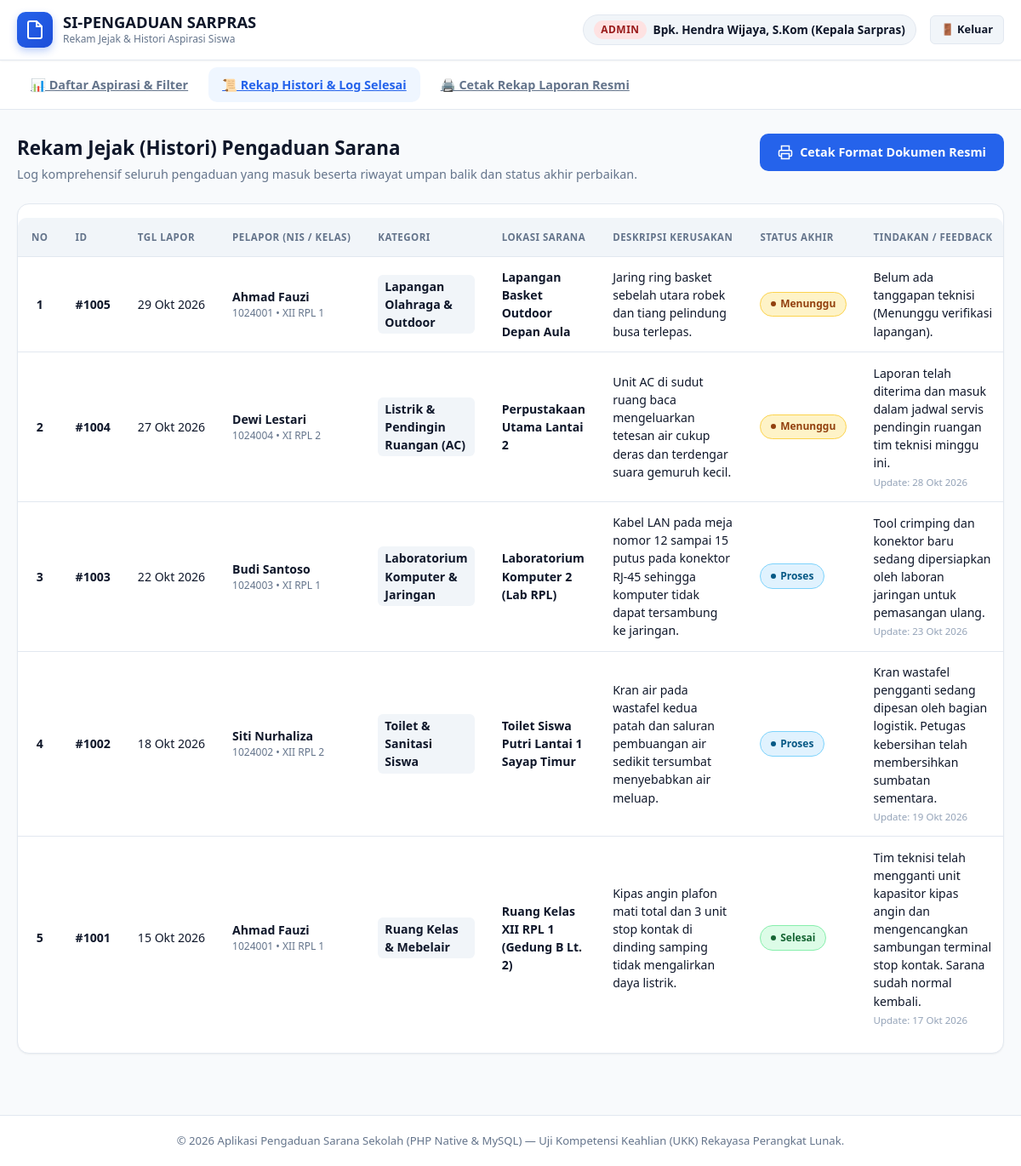
/admin_histori.php (signed in), run on the app's committed database.
### tables this page shows
CREATE TABLE `input_aspirasi` (
  `id_pelaporan` INT(11) NOT NULL AUTO_INCREMENT,
  `nis` INT(11) NOT NULL,
  `id_kategori` INT(11) NOT NULL,
  `lokasi` VARCHAR(150) NOT NULL,
  `ket` TEXT NOT NULL,
  `tanggal_pelaporan` DATE NOT NULL,
  PRIMARY KEY (`id_pelaporan`),
  KEY `fk_input_siswa` (`nis`),
  KEY `fk_input_kategori` (`id_kategori`),
  CONSTRAINT `fk_input_siswa` FOREIGN KEY (`nis`) REFERENCES `siswa` (`nis`) ON DELETE CASCADE ON UPDATE CASCADE,
  CONSTRAINT `fk_input_kategori` FOREIGN KEY (`id_kategori`) REFERENCES `kategori` (`id_kategori`) ON UPDATE CASCADE
);

CREATE TABLE `siswa` (
  `nis` INT(11) NOT NULL,
  `nama` VARCHAR(100) NOT NULL,
  `kelas` VARCHAR(20) NOT NULL,
  PRIMARY KEY (`nis`)
);

CREATE TABLE `kategori` (
  `id_kategori` INT(11) NOT NULL AUTO_INCREMENT,
  `ket_kategori` VARCHAR(100) NOT NULL,
  PRIMARY KEY (`id_kategori`)
);

CREATE TABLE `aspirasi` (
  `id_aspirasi` INT(11) NOT NULL AUTO_INCREMENT,
  `id_pelaporan` INT(11) NOT NULL,
  `status` ENUM('Menunggu', 'Proses', 'Selesai') NOT NULL DEFAULT 'Menunggu',
  `id_kategori` INT(11) NOT NULL,
  `feedback` TEXT DEFAULT NULL,
  `tanggal_feedback` DATE DEFAULT NULL,
  PRIMARY KEY (`id_aspirasi`),
  KEY `fk_aspirasi_pelaporan` (`id_pelaporan`),
  KEY `fk_aspirasi_kategori` (`id_kategori`),
  CONSTRAINT `fk_aspirasi_pelaporan` FOREIGN KEY (`id_pelaporan`) REFERENCES `input_aspirasi` (`id_pelaporan`) ON DELETE CASCADE ON UPDATE CASCADE,
  CONSTRAINT `fk_aspirasi_kategori` FOREIGN KEY (`id_kategori`) REFERENCES `kategori` (`id_kategori`) ON UPDATE CASCADE
);

### admin_histori.php (the view, shortened to what this page needs)
<?php
require_once "koneksi.php";
$nama_petugas = $_SESSION['nama_petugas'] ?? 'Administrator Sarpras';
$sql_histori = "
    SELECT
        ia.id_pelaporan,
        ia.nis,
        s.nama AS nama_siswa,
        s.kelas,
        ia.lokasi,
        ia.ket,
        ia.tanggal_pelaporan,
        k.ket_kategori,
        COALESCE(a.status, 'Menunggu') AS status,
        COALESCE(a.feedback, '-') AS feedback,
        a.tanggal_feedback
    FROM input_aspirasi ia
    JOIN siswa s ON ia.nis = s.nis
    JOIN kategori k ON ia.id_kategori = k.id_kategori
    LEFT JOIN aspirasi a ON ia.id_pelaporan = a.id_pelaporan
    ORDER BY ia.id_pelaporan DESC
";
$res_histori = mysqli_query($conn, $sql_histori);
$total_data = mysqli_num_rows($res_histori);
?>
<!DOCTYPE html>
<html lang="id">
<head>
    <link rel="stylesheet" href="css/style.css">
</head>
<body>
    <header class="site-header">
        <div class="container">
            <nav class="navbar">
                <div class="brand">
                    <div class="brand-icon">
                        <svg width="24" height="24" viewBox="0 0 24 24" fill="none" stroke="currentColor" stroke-width="2">
                            <path d="M14 2H6a2 2 0 0 0-2 2v16a2 2 0 0 0 2 2h12a2 2 0 0 0 2-2V8z"></path>
                            <polyline points="14 2 14 8 20 8"></polyline>
                        </svg>
                    </div>
                    <div class="brand-text">
                        <h1>SI-PENGADUAN SARPRAS</h1>
                        <p>Rekam Jejak & Histori Aspirasi Siswa</p>
                    </div>
                </div>
                <div class="nav-actions">
                    <div class="role-pill">
                        <span class="role-badge admin">ADMIN</span>
                        <span style="font-weight: 600;"><?= htmlspecialchars($nama_petugas) ?></span>
                    </div>
                    <a href="logout.php" class="btn btn-secondary btn-sm">🚪 Keluar</a>
                </div>
            </nav>
        </div>
    </header>
    <div class="app-tabs-wrapper no-print">
        <div class="container">
            <ul class="app-tabs">
                <li><a href="admin_dashboard.php" class="tab-btn">📊 Daftar Aspirasi & Filter</a></li>
                <li><a href="admin_histori.php" class="tab-btn active">📜 Rekap Histori & Log Selesai</a></li>
                <li><a href="cetak_laporan.php" target="_blank" class="tab-btn">🖨️ Cetak Rekap Laporan Resmi</a></li>
            </ul>
        </div>
    </div>
    <main class="main-content">
        <div class="container">
            <div class="section-header">
                <div>
                    <h2>Rekam Jejak (Histori) Pengaduan Sarana</h2>
                    <p>Log komprehensif seluruh pengaduan yang masuk beserta riwayat umpan balik dan status akhir perbaikan.</p>
                </div>
                <div>
                    <a href="cetak_laporan.php" target="_blank" class="btn btn-primary">
                        <svg width="18" height="18" viewBox="0 0 24 24" fill="none" stroke="currentColor" stroke-width="2">
                            <polyline points="6 9 6 2 18 2 18 9"></polyline>
                            <path d="M6 18H4a2 2 0 0 1-2-2v-5a2 2 0 0 1 2-2h16a2 2 0 0 1 2 2v5a2 2 0 0 1-2 2h-2"></path>
                            <rect x="6" y="14" width="12" height="8"></rect>
                        </svg>
                        Cetak Format Dokumen Resmi
                    </a>
                </div>
            </div>
            <div class="card" style="padding: 1rem 0;">
                <div class="table-responsive" style="border: none;">
                    <table class="data-table">
                        <thead>
                            <tr>
                                <th style="width: 45px; text-align: center;">No</th>
                                <th>ID</th>
                                <th>Tgl Lapor</th>
                                <th>Pelapor (NIS / Kelas)</th>
                                <th>Kategori</th>
                                <th>Lokasi Sarana</th>
                                <th>Deskripsi Kerusakan</th>
                                <th>Status Akhir</th>
                                <th>Tindakan / Feedback</th>
                            </tr>
                        </thead>
                        <tbody>
                            <?php if ($total_data === 0): ?>
                                <tr>
                                    <td colspan="9" class="empty-state" style="padding: 3rem;">
                                        <div class="empty-state-icon">📭</div>
                                        <h4>Belum ada rekaman histori pengaduan.</h4>
                                    </td>
                                </tr>
                            <?php else: ?>
                                <?php $no = 1; while ($row = mysqli_fetch_assoc($res_histori)): ?>
                                    <tr>
                                        <td style="text-align: center; font-weight: 600;"><?= $no++ ?></td>
                                        <td><strong>#<?= $row['id_pelaporan'] ?></strong></td>
                                        <td style="white-space: nowrap;"><?= tgl_indo($row['tanggal_pelaporan']) ?></td>
                                        <td>
                                            <div style="font-weight: 600;"><?= htmlspecialchars($row['nama_siswa']) ?></div>
                                            <div style="font-size: 0.75rem; color: var(--text-muted);"><?= $row['nis'] ?> • <?= htmlspecialchars($row['kelas']) ?></div>
                                        </td>
                                        <td><span class="aspirasi-category"><?= htmlspecialchars($row['ket_kategori']) ?></span></td>
                                        <td><strong><?= htmlspecialchars($row['lokasi']) ?></strong></td>
                                        <td><?= htmlspecialchars($row['ket']) ?></td>
                                        <td><?= render_badge_status($row['status']) ?></td>
                                        <td>
                                            <?= htmlspecialchars($row['feedback']) ?>
                                            <?php if (!empty($row['tanggal_feedback'])): ?>
                                                <div style="font-size: 0.72rem; color: #94a3b8; margin-top: 0.2rem;">
                                                    Update: <?= tgl_indo($row['tanggal_feedback']) ?>
                                                </div>
                                            <?php endif; ?>
                                        </td>
                                    </tr>
                                <?php endwhile; ?>
                            <?php endif; ?>
                        </tbody>
                    </table>
                </div>
            </div>
        </div>
    </main>
    <footer class="site-footer">
        <div class="container">
            <p>&copy; 2026 Aplikasi Pengaduan Sarana Sekolah (PHP Native & MySQL) — Uji Kompetensi Keahlian (UKK) Rekayasa Perangkat Lunak.</p>
        </div>
    </footer>
</body>
</html>

### koneksi.php (shortened to what this page needs)
    <?php
function tgl_indo($tanggal) {
    $bulan_arr = array(
        1 => 'Jan', 'Feb', 'Mar', 'Apr', 'Mei', 'Jun',
        'Jul', 'Agu', 'Sep', 'Okt', 'Nov', 'Des'
    );
    $pecah = explode('-', $tanggal);
    return $pecah[2] . ' ' . $bulan_arr[(int)$pecah[1]] . ' ' . $pecah[0];
}
function render_badge_status($status) {
    $class = 'badge-menunggu';
    if ($status === 'Proses') $class = 'badge-proses';
    if ($status === 'Selesai') $class = 'badge-selesai';
    return '<span class="badge-status ' . $class . '"><span class="badge-dot"></span>' . htmlspecialchars($status) . '</span>';
}

### data on the page
input_aspirasi: id_pelaporan "1005", tanggal_pelaporan "29 Okt 2026", nis.nama "Ahmad Fauzi", nis "1024001", nis.kelas "XII RPL 1", id_kategori.ket_kategori "Lapangan Olahraga & Outdoor", lokasi "Lapangan Basket Outdoor Depan Aula", ket "Jaring ring basket sebelah utara robek dan tiang pelindung busa terlepas.", status "Menunggu", feedback "Belum ada tanggapan teknisi (Menunggu verifikasi lapangan)."
input_aspirasi: id_pelaporan "1004", tanggal_pelaporan "27 Okt 2026", nis.nama "Dewi Lestari", nis "1024004", nis.kelas "XI RPL 2", id_kategori.ket_kategori "Listrik & Pendingin Ruangan (AC)", lokasi "Perpustakaan Utama Lantai 2", ket "Unit AC di sudut ruang baca mengeluarkan tetesan air cukup deras dan terdengar suara gemuruh kecil.", status "Menunggu", feedback "Laporan telah diterima dan masuk dalam jadwal servis pendingin ruangan tim teknisi minggu ini.", aspirasi.tanggal_feedback "28 Okt 2026"
input_aspirasi: id_pelaporan "1003", tanggal_pelaporan "22 Okt 2026", nis.nama "Budi Santoso", nis "1024003", nis.kelas "XI RPL 1", id_kategori.ket_kategori "Laboratorium Komputer & Jaringan", lokasi "Laboratorium Komputer 2 (Lab RPL)", ket "Kabel LAN pada meja nomor 12 sampai 15 putus pada konektor RJ-45 sehingga komputer tidak dapat tersambung ke jaringan.", status "Proses", feedback "Tool crimping dan konektor baru sedang dipersiapkan oleh laboran jaringan untuk pemasangan ulang.", aspirasi.tanggal_feedback "23 Okt 2026"
input_aspirasi: id_pelaporan "1002", tanggal_pelaporan "18 Okt 2026", nis.nama "Siti Nurhaliza", nis "1024002", nis.kelas "XII RPL 2", id_kategori.ket_kategori "Toilet & Sanitasi Siswa", lokasi "Toilet Siswa Putri Lantai 1 Sayap Timur", ket "Kran air pada wastafel kedua patah dan saluran pembuangan air sedikit tersumbat menyebabkan air meluap.", status "Proses", feedback "Kran wastafel pengganti sedang dipesan oleh bagian logistik. Petugas kebersihan telah membersihkan sumbatan sementara.", aspirasi.tanggal_feedback "19 Okt 2026"
input_aspirasi: id_pelaporan "1001", tanggal_pelaporan "15 Okt 2026", nis.nama "Ahmad Fauzi", nis "1024001", nis.kelas "XII RPL 1", id_kategori.ket_kategori "Ruang Kelas & Mebelair", lokasi "Ruang Kelas XII RPL 1 (Gedung B Lt. 2)", ket "Kipas angin plafon mati total dan 3 unit stop kontak di dinding samping tidak mengalirkan daya listrik.", status "Selesai", feedback "Tim teknisi telah mengganti unit kapasitor kipas angin dan mengencangkan sambungan terminal stop kontak. Sarana sudah normal kembali.", aspirasi.tanggal_feedback "17 Okt 2026"

### other printed values
$nama_petugas "Bpk. Hendra Wijaya, S.Kom (Kepala Sarpras)"
